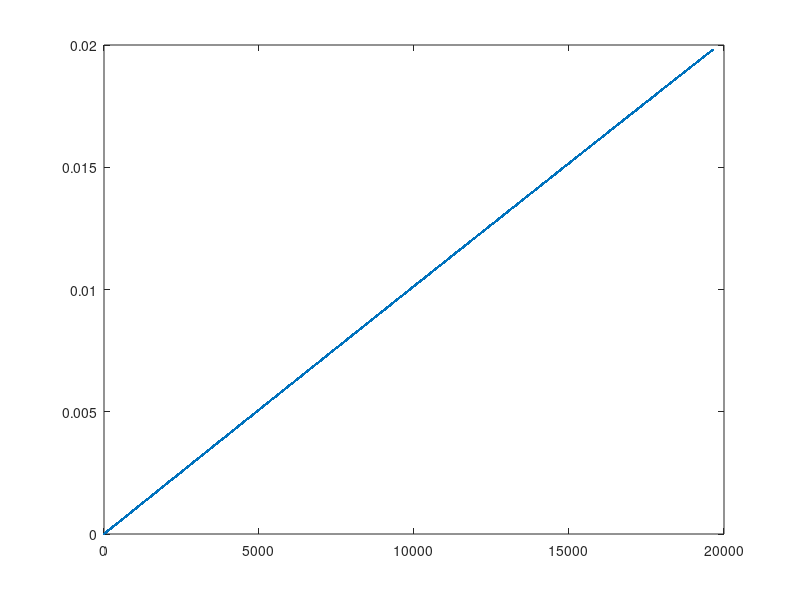

Source code (MATLAB): (Note: this script raises an error after producing the figure.)
clear
width = 9.5;
height = 3;


XData = [1,4,13,8,16]';
%q_data = rand(5,1);%[0.1,3,0.1,2,9]';
%q_data = [0.1,3,0.001,2,100]'

q_data =     10000*[0.1289
    0.4607
    0.9816
    0.0564
    0.8555];

% XData = 1;
% q_data = 1;

mu_t_r = 100*max(q_data);
tilde = @(q) log(q/mu_t_r + 1);

q = linspace(0,2*max(q_data),1000);
figure(3)
plot(q, tilde(q), '.')


XStar = linspace(min(XData)-15,max(XData)+15,1000)';


covvy=struct('covfn',@(varargin) versatile_cov_fn('sqdexp',varargin{:}));

% set the priors for our hyperparameters. NSamples is the number of samples
% taken in the initial grid for that hyperparameter. After the action of
% ML/HMC/AHS, of course, those samples will almost certainly be moved into
% non-grid locations.
covvy.hyperparams(1)=struct('name','mean',...
    'priorMean',0,'priorSD',0.0001,'NSamples',1,'type','inactive');
covvy.hyperparams(numel(covvy.hyperparams)+1)=struct('name','logNoiseSD',...
    'priorMean',-100,'priorSD',0.5,'NSamples',1,'type','inactive');
covvy.hyperparams(numel(covvy.hyperparams)+1)=struct('name','logInputScale1',...
    'priorMean',log(0.5),'priorSD',0.6,'NSamples',100,'type','real');
covvy.hyperparams(numel(covvy.hyperparams)+1)=struct('name','logOutputScale',...
    'priorMean',log(1),'priorSD',2,'NSamples',1,'type','inactive');

% Number of iterations to allow the integration algorithm        
num_steps=100;

% perform the predictions using either predict_ML_old, predict_HMC or
% predict_ahs
[mean_r,sd_r,covvy2,closestInd]=predict_ML_old(XStar,XData,q_data,covvy,num_steps);
covvy2.hypersamples(closestInd).hyperparameters

hps = covvy2.hypersamples(closestInd).hyperparameters;
q_input_scale = exp(hps(3));


%[sd,obs,mn] = laplot_nice('Regression1',XData,q_data,XStar,mean_r,sd_r,'$x$','$y$',[],[1 0 0],'wide');
%axis([0 11 2 7])
%set(gca,'XTickLabel',{'-pi','-pi/2','0','pi/2','pi'})
%legend([sd,mn,obs],'$\pm$ $$ 1SD','Mean','Observations','Location','NorthEast')




figure(1)
clf
scrsz = get(0,'ScreenSize');
% 
set(gcf,'units','centimeters')
set(gcf,'Position',[1 1 width height])


hold on

ylabel('$\tilde{r}$','Rotation',0);


covvy.hyperparams(4)=struct('name','logOutputScale',...
    'priorMean',log(0.005),'priorSD',2,'NSamples',1,'type','real');

[mean_t_r,sd_t_r,covvy2,closestInd]=...
    predict_ML_old(XStar,XData,tilde(q_data),covvy,num_steps);
hps = covvy2.hypersamples(closestInd).hyperparameters;

length_scales = exp(hps(3));
t_q_input_scale = length_scales;

% mean_t_r = exp(mean_r2-sd_r2.^4)*Sig;
% TildeYNegSD = exp(mean_r2-sd_r2.^4+sd_r2.^2)*Sig;
% TildeYPosSD = exp(mean_r2-sd_r2.^4-sd_r2.^2)*Sig;


t_mean_r = tilde(mean_r);

axis([min(XStar),max(XStar),-2e-3,11e-3])
%axis([0 15 -5 100])
rmn = plot(XStar,(mean_t_r),'Color',[0 0 0.8]);
amn = plot(XStar,(t_mean_r),'--','Color',[0.8 0 0]);

obs = plot(XData,tilde(q_data),'.k','MarkerSize',12)

mf_legend([rmn,amn,obs],{'$m_{\tr|s}$','$t_r(m_{r|s})$','$\tvr_s$'},'EastOutside',6)


xlab=xlabel('$\phi$');
xlabpos = get(xlab,'Position');
xlabpos(1) = xlabpos(1)-3;
xlabpos(2) = xlabpos(2)+0.004;
set(xlab,'Position',xlabpos);

set(gca, 'TickDir', 'out')
matlabfrag('~/Docs/SBQ/logGP_vs_GP')
fh = figure(2)
clf

hold on




epsil = mean_r .* (mean_t_r-t_mean_r);


xlim([min(XStar),max(XStar)])

set(gcf,'units','centimeters','Position',[1 1 width height])

%obs = plot(XData,0*XData,'.k','MarkerSize',14)

%length_scales = exp(hps(3));
box = [min(XData)-3*length_scales;max(XData)+3*length_scales];
xc = find_farthest(XData, box, 11, length_scales);

x_cs = [xc;XData];
eps_cs = [epsil(find_list(XStar,xc));0*XData];

[EpsMean,EpsSD, covvy3, best_ind]=predict_ML_old(XStar,x_cs,eps_cs,covvy,num_steps);


hps = covvy3.hypersamples(closestInd).hyperparameters;
eps_input_scale = exp(hps(3));

sdp = shaded_sd(XStar,EpsMean,EpsSD);
obs = plot(x_cs,eps_cs,'MarkerSize',12);
mn = plot(XStar,EpsMean);
dif = plot(XStar,epsil,'k','LineWidth', 0.75);

set(gca, 'TickDir', 'out')
set(gca, 'Box', 'off', 'FontSize', 10); 
set(fh, 'color', 'white'); 
set(gca, 'YGrid', 'off');

set(mn, ... 
  'LineStyle', '-', ...
  'LineWidth', 0.75, ...
  'Marker', 'none', ...
  'MarkerSize', 10, ...
  'Color', [0 0 0.8] ...
  );

set(obs, ... 
  'LineStyle', 'none', ...
  'LineWidth', 0.5, ...
  'Marker', '.', ...
  'Color', [0.2 0.2 0.2] ...
  );

%[0.25 0.8 0.2 0.2]

a= mf_legend([dif,obs,mn,sdp],{'$\de$','$\vect{\epsilon}_{rr,c}$','$m_{\de|c}$','$\pm\sqrt{C}_{\de|c}$'},'EastOutside',6);%,'Orientation','Horizontal')

ylabel('$\de$','Rotation',0);
set(gca, 'TickDir', 'out')
ylim([-0.6 1.2])

xlab=xlabel('$\phi$');
xlabpos = get(xlab,'Position');
xlabpos(1) = xlabpos(1)-3;
xlabpos(2) = xlabpos(2) + 0.5;
set(xlab,'Position',xlabpos);

matlabfrag('~/Docs/SBQ/logGP_vs_GP_delta')


%cd ~/Documents/mikesthesis/contents/Marginalising/
%postlaprint(gcf,'logGP_vs_GP','thesis_full')


%x=linspace(0,10,1000);figure;f=1./x.*normpdf(log(x),1,0.1);plot(x,f)